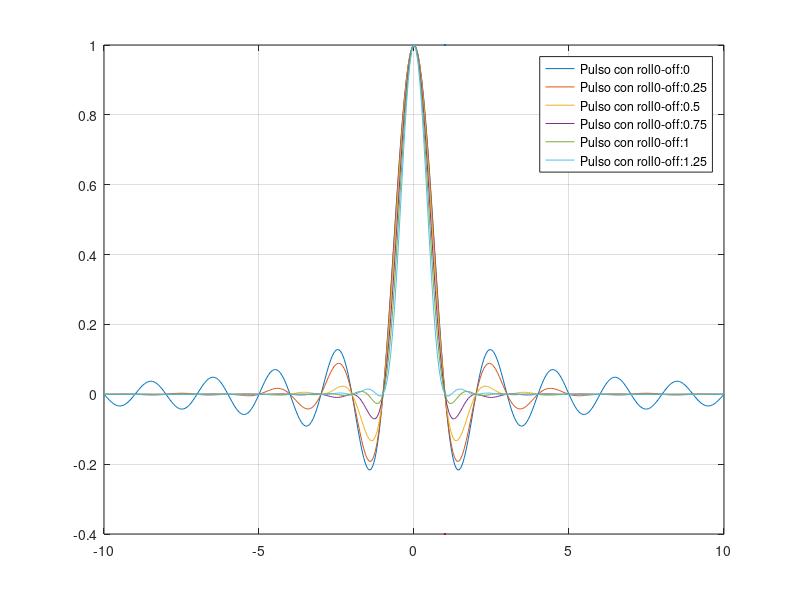

This chart was generated by the following MATLAB code:
Ts = 1; #Duracion del simbolo
L = 16; #Muestras por simbolo
a = 0.5; #roll of factor
x = 10;
t = -x:Ts/L:x; #Vector desde -x a x con pasos de Ts/L
##Function File: h, st = rcosfir(R,nT,rate,T,filterType)
##
##    Implements a cosine filter or root cosine filter impulse response
##
##    R Roll-off factor
##
##    nT scalar vector of length 2 such as N = (nT(2)-nT(1))*rate+1
##
##    T symbol rate
##
##    filterType ’normal’ or ’sqrt’
##
##    h impulse response
##
##    st sampling interval
##
##    Example:
## sltmp/AB09JV.f:691:72: note: code may be misoptimized unless ‘-fno-strict-aliasing’ is used
##    h = rcosfir(0.2,[-3 3],4,1,’sqrt’);
##
##    See also: filter, downsample, rectfilt. 
a = [0 0.25 0.5 0.75 1 1.25];
valores = length (a);
#R = a;
#pt = rcosfir(R, [-x x], L, Ts, 'normal')
Legend=cell(valores,1);
iter = 1;
for i = a
  pt = rcosfir(i, [-x x], L, Ts, 'normal');
  plot(t, pt)
  Legend{iter}=strcat('Pulso con roll0-off: ', num2str(i));
  grid on
  hold on
  iter = iter + 1;
endfor
plot(Ts,ylim)
legend(Legend)